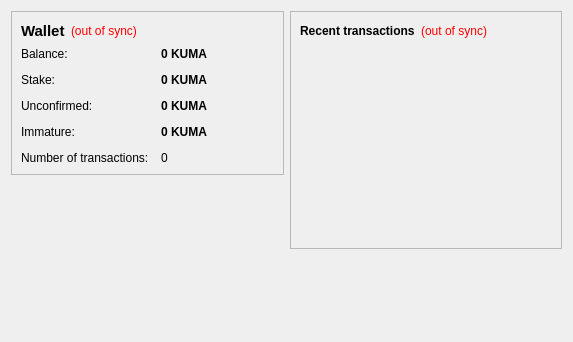
<?xml version="1.0" encoding="UTF-8"?>
<ui version="4.0">
 <class>OverviewPage</class>
 <widget class="QWidget" name="OverviewPage">
  <property name="geometry">
   <rect>
    <x>0</x>
    <y>0</y>
    <width>573</width>
    <height>342</height>
   </rect>
  </property>
  <property name="windowTitle">
   <string>Form</string>
  </property>
  <layout class="QHBoxLayout" name="horizontalLayout" stretch="1,1">
   <item>
    <layout class="QVBoxLayout" name="verticalLayout_2">
     <item>
      <widget class="QFrame" name="frame">
       <property name="frameShape">
        <enum>QFrame::StyledPanel</enum>
       </property>
       <property name="frameShadow">
        <enum>QFrame::Raised</enum>
       </property>
       <layout class="QVBoxLayout" name="verticalLayout_4">
        <item>
         <layout class="QHBoxLayout" name="horizontalLayout_4">
          <item>
           <widget class="QLabel" name="label_5">
            <property name="font">
             <font>
              <pointsize>11</pointsize>
              <weight>75</weight>
              <bold>true</bold>
             </font>
            </property>
            <property name="text">
             <string>Wallet</string>
            </property>
           </widget>
          </item>
          <item>
           <widget class="QLabel" name="labelWalletStatus">
            <property name="toolTip">
             <string>The displayed information may be out of date. Your wallet automatically synchronizes with the KumaCoin network after a connection is established, but this process has not completed yet.</string>
            </property>
            <property name="styleSheet">
             <string notr="true">QLabel { color: red; }</string>
            </property>
            <property name="text">
             <string notr="true">(out of sync)</string>
            </property>
            <property name="alignment">
             <set>Qt::AlignLeading|Qt::AlignLeft|Qt::AlignVCenter</set>
            </property>
           </widget>
          </item>
          <item>
           <spacer name="horizontalSpacer_2">
            <property name="orientation">
             <enum>Qt::Horizontal</enum>
            </property>
            <property name="sizeHint" stdset="0">
             <size>
              <width>40</width>
              <height>20</height>
             </size>
            </property>
           </spacer>
          </item>
         </layout>
        </item>
        <item>
         <layout class="QFormLayout" name="formLayout_2">
          <property name="fieldGrowthPolicy">
           <enum>QFormLayout::AllNonFixedFieldsGrow</enum>
          </property>
          <property name="horizontalSpacing">
           <number>12</number>
          </property>
          <property name="verticalSpacing">
           <number>12</number>
          </property>
          <item row="0" column="0">
           <widget class="QLabel" name="label">
            <property name="text">
             <string>Balance:</string>
            </property>
           </widget>
          </item>
          <item row="0" column="1">
           <widget class="QLabel" name="labelBalance">
            <property name="font">
             <font>
              <weight>75</weight>
              <bold>true</bold>
             </font>
            </property>
            <property name="cursor">
             <cursorShape>IBeamCursor</cursorShape>
            </property>
            <property name="toolTip">
             <string>Your current balance</string>
            </property>
            <property name="text">
             <string notr="true">0 KUMA</string>
            </property>
            <property name="textInteractionFlags">
             <set>Qt::LinksAccessibleByMouse|Qt::TextSelectableByKeyboard|Qt::TextSelectableByMouse</set>
            </property>
           </widget>
          </item>
          <item row="1" column="0">
           <widget class="QLabel" name="label_6">
            <property name="text">
             <string>Stake:</string>
            </property>
           </widget>
          </item>
          <item row="1" column="1">
           <widget class="QLabel" name="labelStake">
            <property name="font">
             <font>
              <weight>75</weight>
              <bold>true</bold>
             </font>
            </property>
            <property name="cursor">
             <cursorShape>IBeamCursor</cursorShape>
            </property>
            <property name="toolTip">
             <string>Total of coins that was staked, and do not yet count toward the current balance</string>
            </property>
            <property name="text">
             <string notr="true">0 KUMA</string>
            </property>
            <property name="textInteractionFlags">
             <set>Qt::LinksAccessibleByMouse|Qt::TextSelectableByKeyboard|Qt::TextSelectableByMouse</set>
            </property>
           </widget>
          </item>
          <item row="2" column="0">
           <widget class="QLabel" name="label_3">
            <property name="text">
             <string>Unconfirmed:</string>
            </property>
           </widget>
          </item>
          <item row="2" column="1">
           <widget class="QLabel" name="labelUnconfirmed">
            <property name="font">
             <font>
              <weight>75</weight>
              <bold>true</bold>
             </font>
            </property>
            <property name="cursor">
             <cursorShape>IBeamCursor</cursorShape>
            </property>
            <property name="toolTip">
             <string>Total of transactions that have yet to be confirmed, and do not yet count toward the current balance</string>
            </property>
            <property name="text">
             <string notr="true">0 KUMA</string>
            </property>
            <property name="textInteractionFlags">
             <set>Qt::LinksAccessibleByMouse|Qt::TextSelectableByKeyboard|Qt::TextSelectableByMouse</set>
            </property>
           </widget>
          </item>
          <item row="3" column="0">
           <widget class="QLabel" name="labelImmatureText">
            <property name="text">
             <string>Immature:</string>
            </property>
           </widget>
          </item>
          <item row="3" column="1">
           <widget class="QLabel" name="labelImmature">
            <property name="font">
             <font>
              <weight>75</weight>
              <bold>true</bold>
             </font>
            </property>
            <property name="toolTip">
             <string>Mined balance that has not yet matured</string>
            </property>
            <property name="text">
             <string notr="true">0 KUMA</string>
            </property>
            <property name="textInteractionFlags">
             <set>Qt::LinksAccessibleByMouse|Qt::TextSelectableByKeyboard|Qt::TextSelectableByMouse</set>
            </property>
           </widget>
          </item>
          <item row="4" column="0">
           <widget class="QLabel" name="label_2">
            <property name="text">
             <string>Number of transactions:</string>
            </property>
           </widget>
          </item>
          <item row="4" column="1">
           <widget class="QLabel" name="labelNumTransactions">
            <property name="toolTip">
             <string>Total number of transactions in wallet</string>
            </property>
            <property name="text">
             <string notr="true">0</string>
            </property>
           </widget>
          </item>
         </layout>
        </item>
       </layout>
      </widget>
     </item>
     <item>
      <spacer name="verticalSpacer">
       <property name="orientation">
        <enum>Qt::Vertical</enum>
       </property>
       <property name="sizeHint" stdset="0">
        <size>
         <width>20</width>
         <height>40</height>
        </size>
       </property>
      </spacer>
     </item>
    </layout>
   </item>
   <item>
    <layout class="QVBoxLayout" name="verticalLayout_3">
     <item>
      <widget class="QFrame" name="frame_2">
       <property name="frameShape">
        <enum>QFrame::StyledPanel</enum>
       </property>
       <property name="frameShadow">
        <enum>QFrame::Raised</enum>
       </property>
       <layout class="QVBoxLayout" name="verticalLayout">
        <item>
         <layout class="QHBoxLayout" name="horizontalLayout_2">
          <item>
           <widget class="QLabel" name="label_4">
            <property name="text">
             <string>&lt;b&gt;Recent transactions&lt;/b&gt;</string>
            </property>
           </widget>
          </item>
          <item>
           <widget class="QLabel" name="labelTransactionsStatus">
            <property name="toolTip">
             <string>The displayed information may be out of date. Your wallet automatically synchronizes with the KumaCoin network after a connection is established, but this process has not completed yet.</string>
            </property>
            <property name="styleSheet">
             <string notr="true">QLabel { color: red; }</string>
            </property>
            <property name="text">
             <string notr="true">(out of sync)</string>
            </property>
            <property name="alignment">
             <set>Qt::AlignRight|Qt::AlignTrailing|Qt::AlignVCenter</set>
            </property>
           </widget>
          </item>
          <item>
           <spacer name="horizontalSpacer">
            <property name="orientation">
             <enum>Qt::Horizontal</enum>
            </property>
            <property name="sizeHint" stdset="0">
             <size>
              <width>40</width>
              <height>20</height>
             </size>
            </property>
           </spacer>
          </item>
         </layout>
        </item>
        <item>
         <widget class="QListView" name="listTransactions">
          <property name="styleSheet">
           <string notr="true">QListView { background: transparent; }</string>
          </property>
          <property name="frameShape">
           <enum>QFrame::NoFrame</enum>
          </property>
          <property name="verticalScrollBarPolicy">
           <enum>Qt::ScrollBarAlwaysOff</enum>
          </property>
          <property name="horizontalScrollBarPolicy">
           <enum>Qt::ScrollBarAlwaysOff</enum>
          </property>
          <property name="selectionMode">
           <enum>QAbstractItemView::NoSelection</enum>
          </property>
         </widget>
        </item>
       </layout>
      </widget>
     </item>
     <item>
      <spacer name="verticalSpacer_2">
       <property name="orientation">
        <enum>Qt::Vertical</enum>
       </property>
       <property name="sizeHint" stdset="0">
        <size>
         <width>20</width>
         <height>40</height>
        </size>
       </property>
      </spacer>
     </item>
    </layout>
   </item>
  </layout>
 </widget>
 <resources/>
 <connections/>
</ui>
